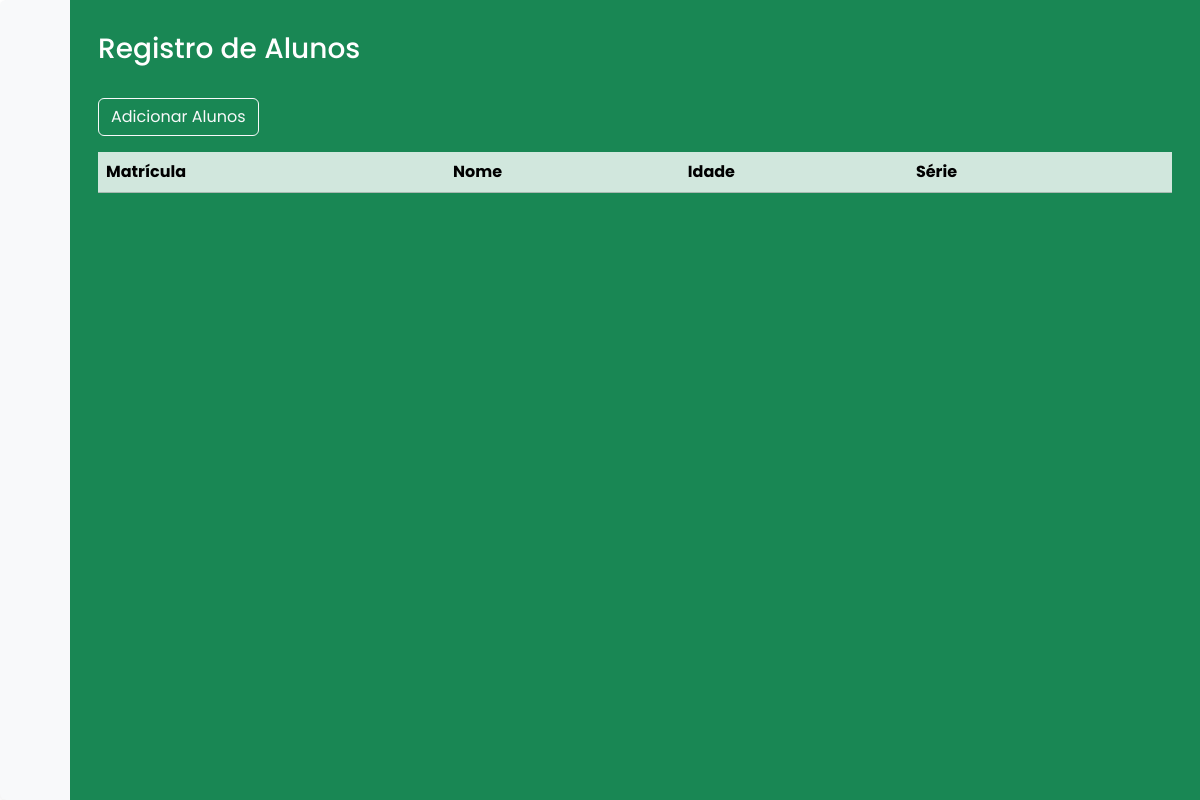
Page /alunos/index.php on the earlier database version.
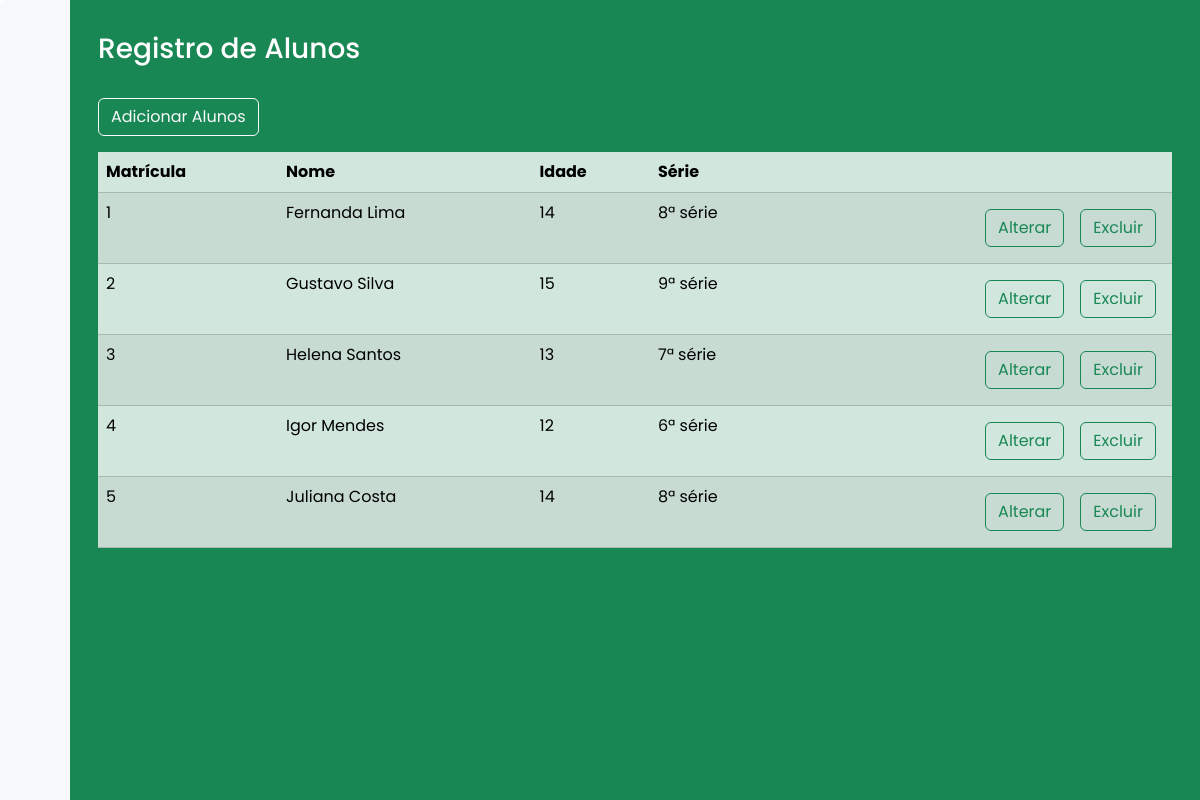
Same page on the later database version.
### tables this page shows
CREATE TABLE matriculas (
    estudante_id INT,
    turma_id INT,
    id_matricula INT NOT NULL AUTO_INCREMENT PRIMARY KEY,
    FOREIGN KEY (estudante_id) REFERENCES estudantes(id),
    FOREIGN KEY (turma_id) REFERENCES turmas(id)
);

CREATE TABLE estudantes (
    id INT NOT NULL AUTO_INCREMENT,
    nome VARCHAR(100),
    idade INT,
    serie VARCHAR(50),
    PRIMARY KEY (id)
);

### function.php (called while the page is built, shortened)
<?php
    function conectarBanco() {
        $conexao = new PDO("mysql:host=localhost; dbname=escola", "root", "");
        return $conexao;
    }
    function retornarAlunos() {
        try {
            $sql = "SELECT  e.*, m.id_matricula, m.turma_id
                    FROM estudantes e
                    INNER JOIN matriculas m ON m.estudante_id = e.id";
            $conexao = conectarBanco();
            return $conexao->query($sql);
        } catch(Exception $e) {
            return 0;
        }
    }

### alunos/index.php (the view)
<?php
    require_once("header2.php");
?>
    <h3 class="text-white my-3">Registro de Alunos</h3>
    <a href="inserir_aluno.php" class="btn btn-outline-light mt-3">Adicionar Alunos</a>
    <table class=" text text-white mt-3 table table-hover table-striped table-success">
        <thead>
            <tr>
                <th>Matrícula</th>
                <th>Nome</th>
                <th>Idade</th>
                <th>Série</th>
                <th></th>
            </tr>
        </thead>
        <tbody>
            <?php
                $linhas = retornarAlunos();
                while($l = $linhas->fetch(PDO::FETCH_ASSOC)) {
            ?>
            <tr>
                <td><?= $l['id_matricula']?></td>
                <td><?= $l['nome']?></td>
                <td><?= $l['idade']?></td>
                <td><?= $l['serie']?></td>
                <td class="d-flex justify-content-end">
                    <a href="alterar_aluno.php?id=<?=$l['id']?>" class="btn btn-outline-success m-2">
                        Alterar
                    </a>
                    <a href="excluir_aluno.php?id=<?=$l['id']?>" class="btn btn-outline-success m-2">
                        Excluir
                    </a>
                </td>
            </tr>
            <?php
                }
            ?>
        </tbody>
    </table>
<?php
    require_once("footer2.php");

### alunos/header2.php (shortened to what this page needs)
<!DOCTYPE html>
<html lang="pt-BR">
<head>
    <link href="https://cdn.lineicons.com/4.0/lineicons.css" rel="stylesheet" />
    <link href="https://cdn.jsdelivr.net/npm/bootstrap@5.3.3/dist/css/bootstrap.min.css" rel="stylesheet">
    <link rel="stylesheet" href="../style.css">
</head>
<body>
    <div class="wrapper bg-light shadow-sm bg-body-tertiary rounded">
        <aside id="sidebar">
            <div class="d-flex">
                <button class="toggle-btn" type="button">
                </button>
            </div>
            <ul class="sidebar-nav">
                <li class="sidebar-item">
                    <a href="../index.php" class="sidebar-link">
                    </a>
                </li>
                <li class="sidebar-item">
                    <a href="/" class="sidebar-link collapsed has-dropdown" data-bs-toggle="collapse"
                        data-bs-target="#auth" aria-expanded="false" aria-controls="auth">
                    </a>
                </li>
                <li class="sidebar-item">
                    <a href="#" class="sidebar-link collapsed has-dropdown" data-bs-toggle="collapse"
                        data-bs-target="#auth" aria-expanded="false" aria-controls="auth">
                    </a>
                </li>
                <li class="sidebar-item">
                    <a href="#" class="sidebar-link">
                    </a>
                </li>
            </ul>
            <div class="sidebar-footer">
                <a href="#" class="sidebar-link">
                </a>
            </div>
        </aside>
        <div class="main p-3">
    <main class="container">
    <?php
        require_once("../function.php");

### alunos/footer2.php (shortened to what this page needs)
</main>
</body>
</html>

### style.css (style rules this page uses)
a { text-decoration: none; }
li { list-style: none; }
body { font-family: 'Poppins', sans-serif; }
.wrapper { display: flex; }
.main { min-height: 100vh; width: 100%; overflow: hidden; transition: all 0.03s ease-in-out; background-color: #198754; }
#sidebar { width: 70px; min-width: 70px; z-index: 1000; transition: all .03s ease-in-out; display: flex; flex-direction: column; }
.toggle-btn { background-color: transparent; cursor: pointer; border: 0; padding: 1rem 1.5rem; }
.sidebar-nav { padding: 2rem 0; flex: 1 1 auto; }
a.sidebar-link { padding: .625rem 1.625rem; color: forestgreen; display: block; font-size: 0.9rem; white-space: nowrap; border-left: 3px solid transparent; }
.sidebar-item { position: relative; }

Differences in the rows shown:
added matriculas: id_matricula "1", estudante.nome "Fernanda Lima", estudante.idade "14", estudante.serie "8ª série"
added matriculas: id_matricula "2", estudante.nome "Gustavo Silva", estudante.idade "15", estudante.serie "9ª série"
added matriculas: id_matricula "3", estudante.nome "Helena Santos", estudante.idade "13", estudante.serie "7ª série"
added matriculas: id_matricula "4", estudante.nome "Igor Mendes", estudante.idade "12", estudante.serie "6ª série"
added matriculas: id_matricula "5", estudante.nome "Juliana Costa", estudante.idade "14", estudante.serie "8ª série"
